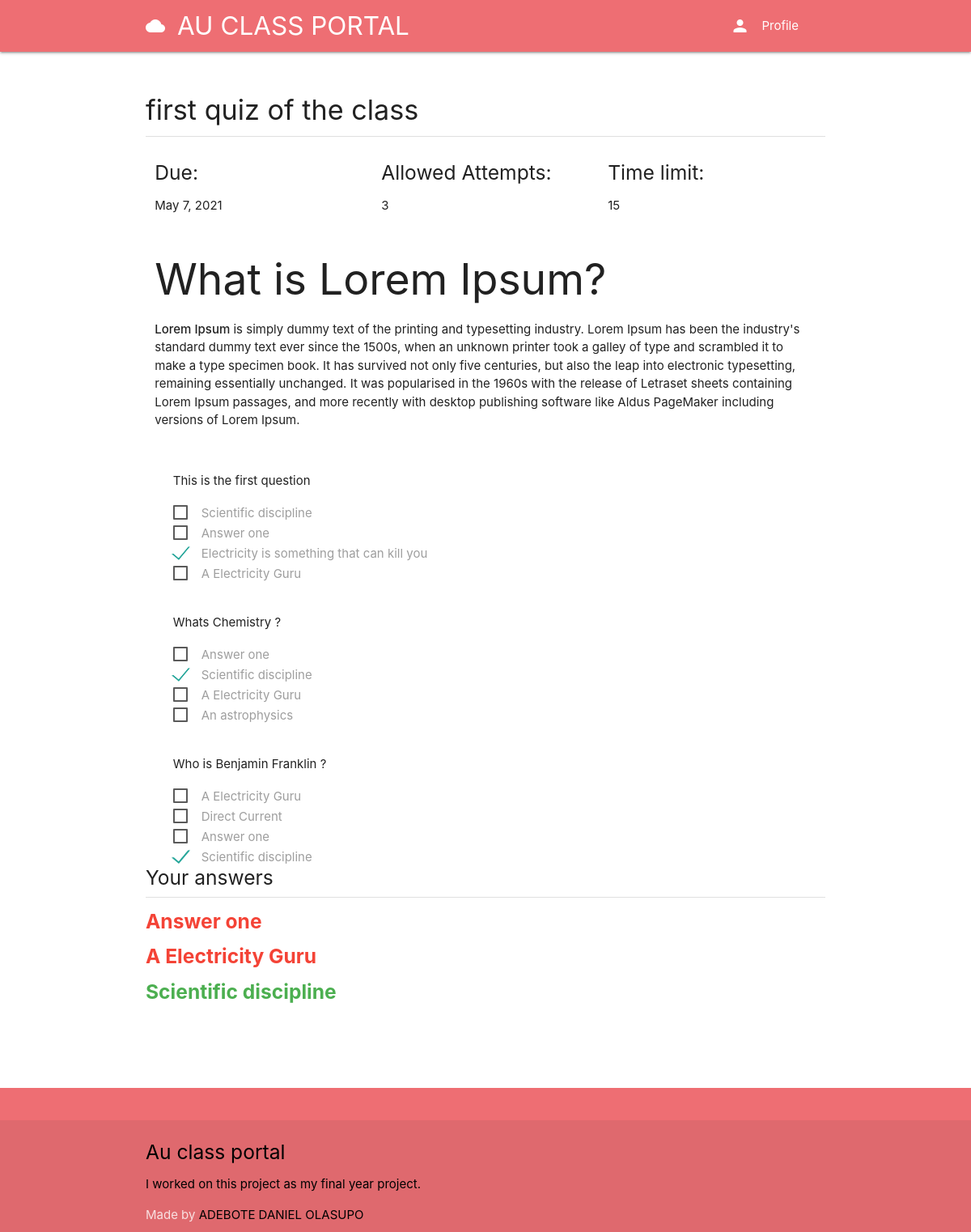
/course/fc336498-2d0a-4e61-ae8b-1f57174ee38d/modules/1/quiz/6/5/results (signed in), run on the app's committed database.
### quiz/models.py (models this page shows, shortened)
class Quizzes(models.Model):
	user = models.ForeignKey(User, on_delete=models.CASCADE)
	title = models.CharField(max_length=200)
	description = RichTextField()
	date = models.DateTimeField(auto_now_add=True)
	due = models.DateField()
	allowed_attempts = models.PositiveIntegerField()
	time_limit_mins = models.PositiveIntegerField()
	questions = models.ManyToManyField(Question)

class Question(models.Model):
	question_text = models.CharField(max_length=900)
	answers = models.ManyToManyField(Answer)
	points = models.PositiveIntegerField()
	user = models.ForeignKey(User, on_delete=models.CASCADE)

class Answer(models.Model):
	answer_text = models.CharField(max_length=900)
	is_correct = models.BooleanField(default=False)
	user = models.ForeignKey(User, on_delete=models.CASCADE)

class Attempt(models.Model):
	quiz = models.ForeignKey(Quizzes, on_delete=models.CASCADE)
	attempter = models.ForeignKey(Attempter, on_delete=models.CASCADE)
	question = models.ForeignKey(Question, on_delete=models.CASCADE)
	answer = models.ForeignKey(Answer, on_delete=models.CASCADE)

### quiz/views.py (the view)
# urls.py: path('<course_id>/modules/<module_id>/quiz/<quiz_id>/<attempt_id>/results', AttemptDetail, name='attempt-detail'),
def AttemptDetail(request, course_id, module_id, quiz_id, attempt_id):
	user = request.user
	quiz = get_object_or_404(Quizzes, id=quiz_id)
	attempts = Attempt.objects.filter(quiz=quiz, attempter__user=user)
	context = {
		'quiz': quiz,
		'attempts': attempts,
		'course_id': course_id,
		'module_id': module_id,
	}
	return render(request, 'quiz/attemptdetail.html', context)

### authy/views.py (called while the page is built)
def SideNavInfo(request):
	user = request.user
	nav_profile = None
	if user.is_authenticated:
		nav_profile = Profile.objects.get(user=user)
	return {'nav_profile': nav_profile}

### direct/views.py (called while the page is built)
def CheckDirects(request):
    directs_count = 0
    if request.user.is_authenticated:
        directs_count = Message.objects.filter(user=request.user, is_read=False).count()
    return {'directs_count': directs_count}

### student_portal/templates/quiz/attemptdetail.html (shortened to what this page needs)
{% extends 'base.html' %}
{% load static %}
{% block content %}
<div class="section">
	<h4>{{ quiz.title }}</h4>
	<div class="divider"></div>
</div>
<div class="row">
<div class="col s4">
  <h5>Due:</h5>
  <p>{{ quiz.due }}</p>
</div>
<div class="col s4">
  <h5>Allowed Attempts:</h5>
  <p>{{ quiz.allowed_attempts }}</p>
</div>
<div class="col s4">
  <h5>Time limit:</h5>
  <p>{{ quiz.time_limit_mins }}</p>
</div>
<div class="col s12">
  {{ quiz.description | safe }}
</div>
<div class="col s12">
  <form class="col s12">
    {% for question in quiz.questions.all %}
      <div class="col s12">
        <br>
        <p>{{ question.question_text }}</p>
      </div>
      {% for answer in question.answers.all %}
        <div class="input col s12">
          <label>
            <span>{{ answer.answer_text }}</span>
          </label>
        </div>
      {% endfor %}
    {% endfor %}
  </form>
</div>
<div class="section">
  <h5>Your answers</h5>
  <div class="divider"></div>
  {% for attempt in attempts %}
    <h5 class="{% if attempt.answer.is_correct == True %}green{% else %}red{% endif %}-text"><b>{{ attempt.answer.answer_text }}</b></h5>
  {% endfor %}
</div>
</div>
{% endblock %}

### data on the page
Quizzes: title "first quiz of the class", due "May 7, 2021", allowed_attempts "3", time_limit_mins "15", description "What is Lorem Ipsum? Lorem Ipsum is simply dummy text of the printing and typesetting industry. Lorem Ipsum has been the industry's standard dummy text ever since the 1500s, when an unknown printer took a galley of type and scrambled it to make a type specimen book. It has survived not only five centuries, but also the leap into electronic typesetting, remaining essentially unchanged. It was popularised in the 1960s with the release of Letraset sheets containing Lorem Ipsum passages, and more recently with desktop publishing software like Aldus PageMaker including versions of Lorem Ipsum."
Question: question_text "This is the first question"
Answer: answer_text "Scientific discipline"
Answer: answer_text "Answer one"
Answer: answer_text "Electricity is something that can kill you"
Answer: answer_text "A Electricity Guru"
Question: question_text "Whats Chemistry ?"
Answer: answer_text "Answer one"
Answer: answer_text "Scientific discipline"
Answer: answer_text "A Electricity Guru"
Answer: answer_text "An astrophysics"
Question: question_text "Who is Benjamin Franklin ?"
Answer: answer_text "A Electricity Guru"
Answer: answer_text "Direct Current"
Answer: answer_text "Answer one"
Answer: answer_text "Scientific discipline"
Attempt: answer.answer_text "Answer one"
Attempt: answer.answer_text "A Electricity Guru"
Attempt: answer.answer_text "Scientific discipline"
